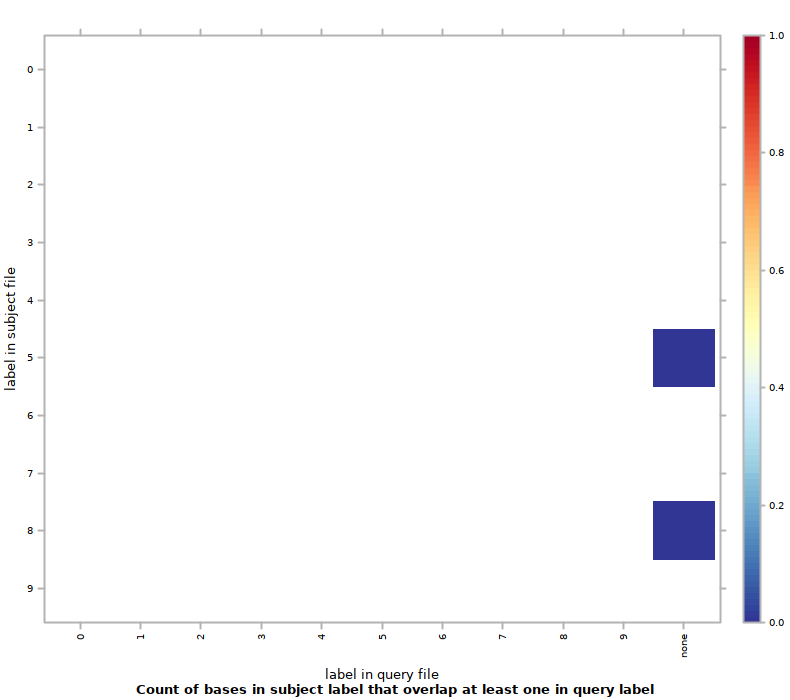

The script that drew this image:
#!/usr/bin/env Rscript
## transcript produced by Segtools 1.1.14

segtools.r.dirname <-
  system2("python",
          c("-c", "'import segtools; print segtools.get_r_dirname()'"),
          stdout = TRUE)

source(file.path(segtools.r.dirname, 'common.R'))
source(file.path(segtools.r.dirname, 'overlap.R'))
save.overlap.performance('./K5seq2bp50bp/overlap-direct', 'overlap.performance', './K5seq2bp50bp/overlap-direct/overlap.tab', row.normalize = 'FALSE', mnemonic_file = '', clobber = FALSE, col_mnemonic_file = '')
save.overlap.heatmap('./K5seq2bp50bp/overlap-direct', 'overlap', './K5seq2bp50bp/overlap-direct/overlap.tab', clobber = FALSE, col_mnemonic_file = '', cluster = FALSE, max_contrast = FALSE, row.normalize = 'FALSE', mnemonic_file = '')
